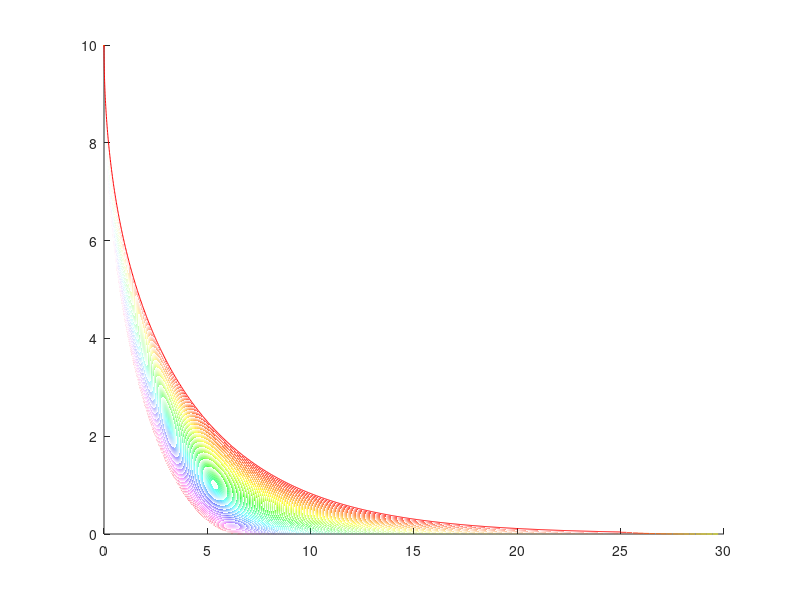

The MATLAB source for this figure: (Note: this script raises an error after producing the figure.)
% Import data
t = importdata('t.txt');
x = importdata('x.txt');
y = importdata('y.txt');
N = size(x,2);
RGB = hsv(N);

% Plot
ax = gca;
hold(ax, 'on')
for i=1:1000
    plot3(ax,x(:,i),y(:,i),t,'Color',RGB(i,:));
end
hold(ax, 'off')

ax.View = [0 90];
ax.Title.String  = 'Predator Position';
ax.XLabel.String = 'x (v_{prey}s)';
ax.YLabel.String = 'y (v_{prey}s)';
ax.ZLabel.String = 't (s)';
ax.YLim = [0.01 10];